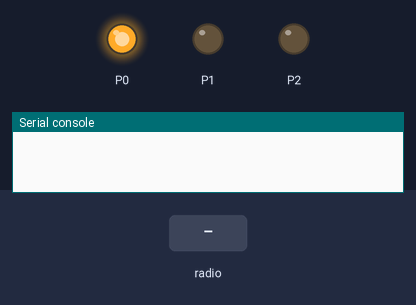
Simulated run of this program. Board: BBC micro:bit (MakeCode). Parts: output pins drawn as LEDs (lit = HIGH), the last lines printed to the serial console. Inputs (shaded band) come from the test bench. No radio messages arrive unless stated (any console line starting 'radio sent:' is added by the test bench).

Above: at 1.2 s.
1.3 s: radio message "vert" arrives
At 2.2 s:
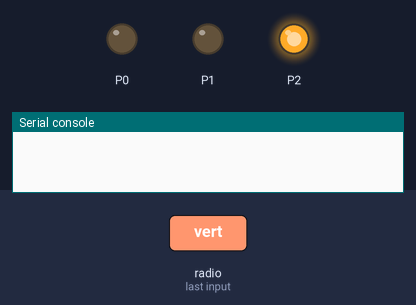
At 8.7 s:
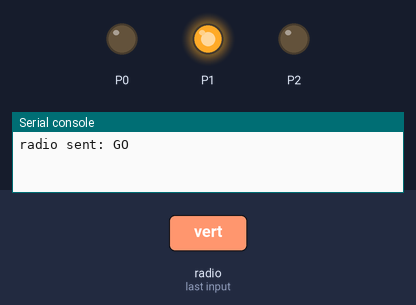
Timing chart, 0 to 11.8 s (numbered marks = the images above; inputs shaded):
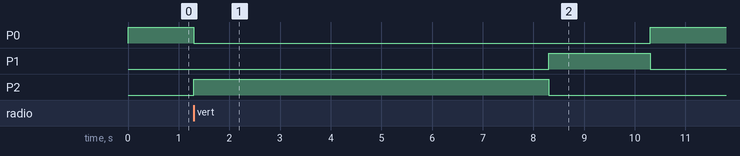

Measured:
- after the input at 1.3 s, P0: HIGH → LOW at once, → HIGH 9.0 s later; P1: LOW → HIGH after 7.0 s, → LOW 2.0 s later; P2: LOW → HIGH at once, → LOW 7.0 s later

The program:

main.ts
```typescript
function VERT () {
    pins.analogWritePin(AnalogPin.P0, 0)
    pins.analogWritePin(AnalogPin.P1, 0)
    pins.analogWritePin(AnalogPin.P2, 1023)
}
radio.onReceivedString(function (receivedString) {
    if (receivedString == "vert") {
        VERT()
    }
    basic.pause(2000)
    radio.sendString("GO")
    basic.pause(5000)
    ORANGE()
    basic.pause(2000)
    ROUGE()
})
function ROUGE () {
    pins.analogWritePin(AnalogPin.P0, 1023)
    pins.analogWritePin(AnalogPin.P1, 0)
    pins.analogWritePin(AnalogPin.P2, 0)
}
function ORANGE () {
    pins.analogWritePin(AnalogPin.P0, 0)
    pins.analogWritePin(AnalogPin.P1, 1023)
    pins.analogWritePin(AnalogPin.P2, 0)
}
radio.setGroup(1)
ROUGE()
```

test.ts
```typescript
// les tests vont ici ; cela ne sera pas compilé si ce paquet est utilisé en tant qu'extension.
```
